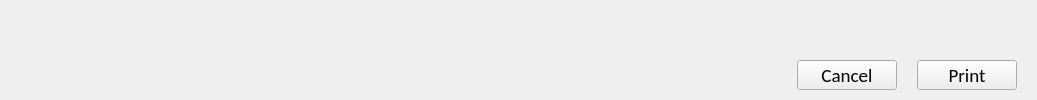
      <widget class="QWidget" name="page_3">
       <layout class="QGridLayout" name="gridLayout_9">
        <property name="leftMargin">
         <number>20</number>
        </property>
        <property name="topMargin">
         <number>0</number>
        </property>
        <property name="rightMargin">
         <number>20</number>
        </property>
        <property name="bottomMargin">
         <number>10</number>
        </property>
        <property name="horizontalSpacing">
         <number>20</number>
        </property>
        <property name="verticalSpacing">
         <number>10</number>
        </property>
        <item row="0" column="0" colspan="3">
         <widget class="QPdfView" name="pdfView" native="true">
          <property name="sizePolicy">
           <sizepolicy hsizetype="Expanding" vsizetype="Expanding">
            <horstretch>10</horstretch>
            <verstretch>0</verstretch>
           </sizepolicy>
          </property>
         </widget>
        </item>
        <item row="1" column="0">
         <spacer name="horizontalSpacer_7">
          <property name="orientation">
           <enum>Qt::Horizontal</enum>
          </property>
          <property name="sizeHint" stdset="0">
           <size>
            <width>757</width>
            <height>20</height>
           </size>
          </property>
         </spacer>
        </item>
        <item row="1" column="1">
         <widget class="QPushButton" name="pushButton">
          <property name="minimumSize">
           <size>
            <width>100</width>
            <height>30</height>
           </size>
          </property>
          <property name="maximumSize">
           <size>
            <width>100</width>
            <height>30</height>
           </size>
          </property>
          <property name="font">
           <font>
            <family>Calibri</family>
            <pointsize>14</pointsize>
           </font>
          </property>
          <property name="text">
           <string>Cancel</string>
          </property>
         </widget>
        </item>
        <item row="1" column="2">
         <widget class="QPushButton" name="pushButton_2">
          <property name="minimumSize">
           <size>
            <width>100</width>
            <height>30</height>
           </size>
          </property>
          <property name="maximumSize">
           <size>
            <width>100</width>
            <height>30</height>
           </size>
          </property>
          <property name="font">
           <font>
            <family>Calibri</family>
            <pointsize>14</pointsize>
           </font>
          </property>
          <property name="text">
           <string>Print</string>
          </property>
         </widget>
        </item>
       </layout>
      </widget>
